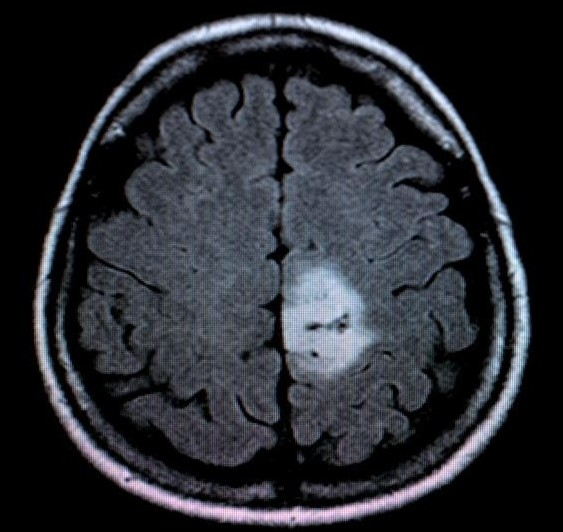
#> input picture res/braintumor.jpg, 563 x 532 px
$ python main.py
#> lines starting #> are read from the running program, lines starting #| are printed output that depends on the picture
import cv2 as cv
import numpy as np

window_name = "Byoda"
img = cv.imread("./res/braintumor.jpg")
#> img is the input picture: shape (532, 563, 3); mean B, G, R 50.6, 44.3, 41.9
img2 = cv.imread('./res/braintumor.jpg')
img2 = cv.cvtColor(img2, cv.COLOR_BGR2GRAY)
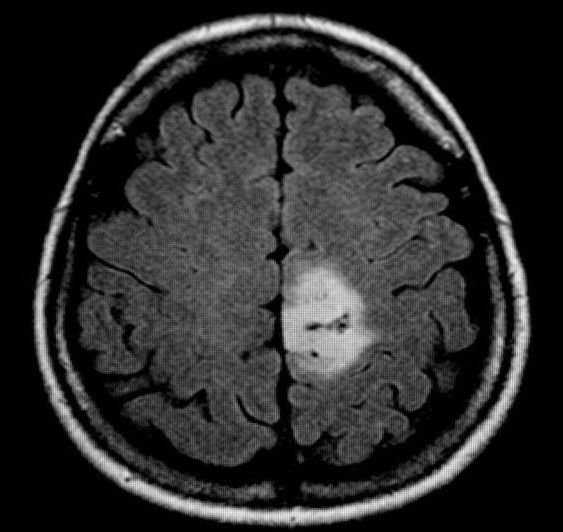
#> img2: shape (532, 563); min 0, max 240, mean 44.3
cv.namedWindow(window_name)

wid = img2.shape[1]
#> wid = 563
hei = img2.shape[0]
#> hei = 532

drawing = False
ix = -1
iy = -1
x1 = 0
y1 = 0

def draw_rect(event, x, y, flags, param):
    global ix, iy, drawing, img, x1, y1
    if event == cv.EVENT_LBUTTONDOWN:
        drawing = True
        ix = x
        iy = y

    elif event == cv.EVENT_MOUSEMOVE:
        if drawing:
            img1 = cv.imread("./res/braintumor.jpg")
            cv.rectangle(img1, pt1=(ix, iy), pt2=(x, y), color=(0, 255, 255), thickness=1)
            print("ix = " + str(ix) + " and iy = " + str(iy) + "\n x = " + str(x) + " and y = " + str(y))
            img = img1
            x1 = x
            y1 = y

    elif event == cv.EVENT_LBUTTONUP:
        drawing = False
        img1 = cv.imread("./res/braintumor.jpg")
        cv.rectangle(img1, pt1=(ix, iy), pt2=(x, y), color=(0, 255, 255), thickness=1)
        img = img1
        x1 = x
        y1 = y

cv.setMouseCallback(window_name, draw_rect)

while True:
    cv.imshow(window_name, img)
    if cv.waitKey(10) == 13:
#> (key Esc is pressed here)
        break

for line in range(iy, y1):
    for col in range(ix, x1):
        if 125 <= img2[line, col] <= 180:
            img2[line, col] = img2[line, col]
        elif img2[line, col] < 125:
            img2[line, col] = 0
        elif img2[line, col] > 180:
            img2[line, col] = 0

imgB = np.zeros_like(img2)

for lineB in range(iy, y1):
    for colB in range(ix, x1):
        if (241 <= lineB <= 383) and (270 <= colB <= 384):
            imgB[lineB, colB] = 1
        elif (383 < lineB < 241) and (384 < colB < 270):
            imgB[lineB, colB] = 0

tensFinalImage = img2 * imgB
#> tensFinalImage: shape (532, 563); every value is 0
cv.imshow(window_name, tensFinalImage)
cv.waitKey()
cv.destroyAllWindows()
